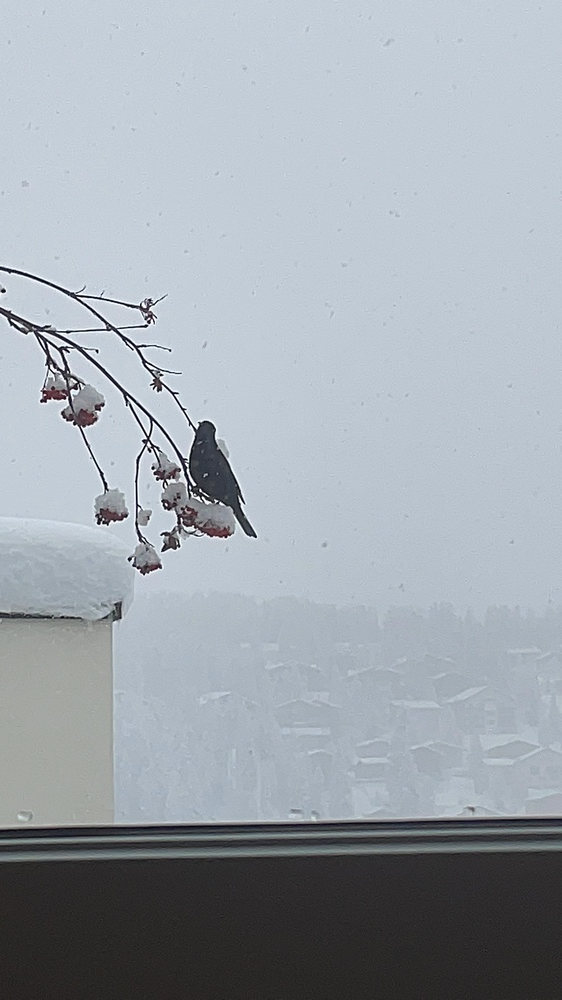
#> input picture neuro/opencvtheory/birdar.JPG, 562 x 1000 px, shrunk from 2160 x 3840 before the run, given in place of rick_roll.mp4, which was not available
$ python grayscale_vid.py
#> lines starting #> are read from the running program, lines starting #| are printed output that depends on the picture; after the words box and inside, x2 and y2 are one past the last pixel; in counts of white or black regions, pixels touching at a corner belong together; pictures that were not available may be replaced by others from this repository, and a replacement may not be noted
import cv2 as c
import numpy as np
camera=c.VideoCapture('rick_roll.mp4')

while True:
    val, frame=camera.read()
#> frame is the input picture: shape (1000, 562, 3); mean B, G, R 174, 166.5, 159.1
    frame=c.cvtColor(frame,c.COLOR_BGR2GRAY)
#> frame: shape (1000, 562)
    frame=c.Canny(frame,50,50)
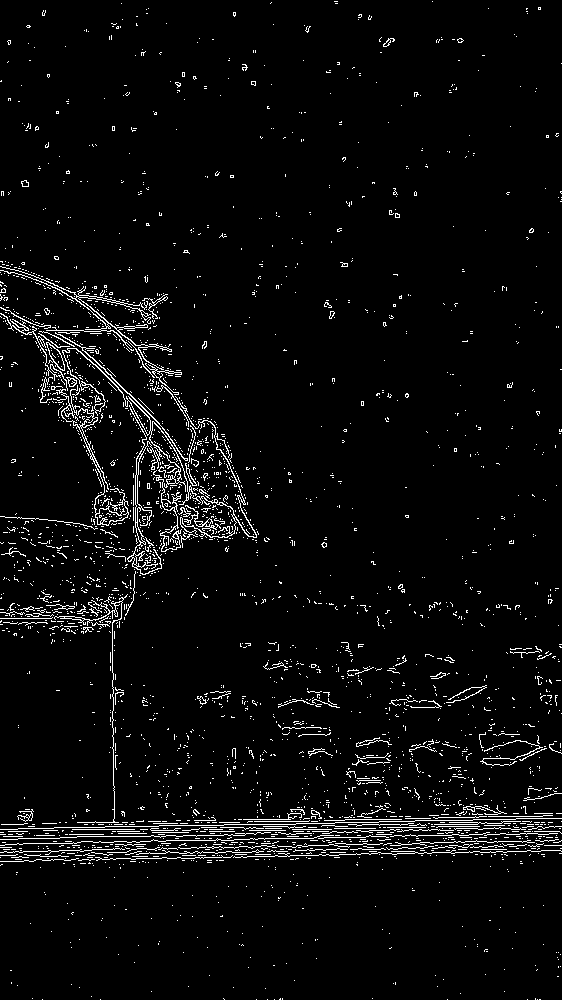
#> frame: shape (1000, 562); 4% white in thin lines or dots
    kernil=np.ones((5,5),dtype='uint8')
    frame=c.dilate(frame,kernil,iterations=1) #????
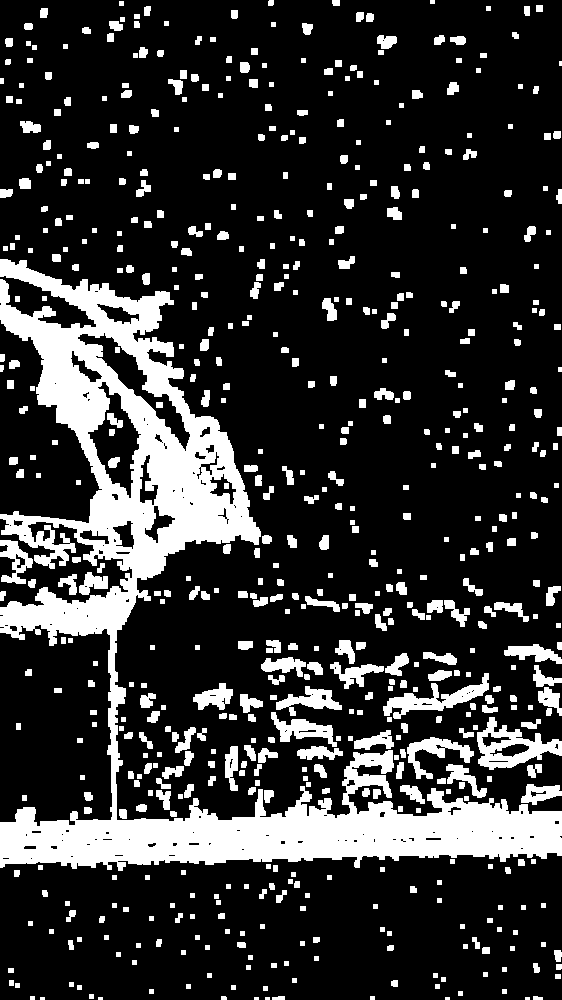
#> frame: shape (1000, 562); 20% white; 631 white regions (7 under 20 px), largest, box (x1, y1, x2, y2) and area: (0, 259, 562, 871) 68314, (477, 717, 562, 770) 1930, (383, 673, 489, 719) 1535
    frame=c.erode(frame,kernil,iterations=1)
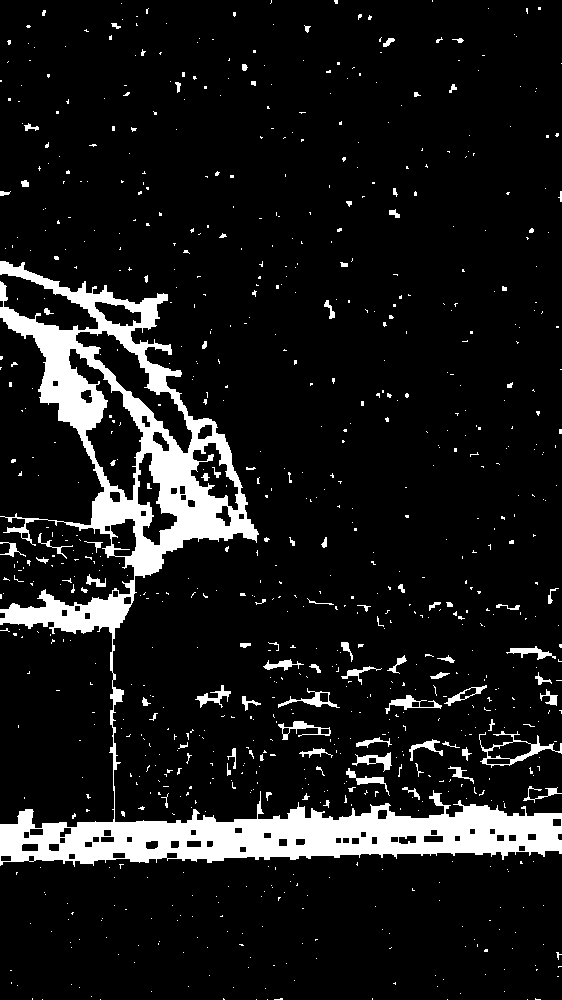
#> frame: shape (1000, 562); 10.2% white; 858 white regions (764 under 20 px), largest, box (x1, y1, x2, y2) and area: (0, 261, 562, 867) 46862, (479, 731, 562, 768) 586, (278, 688, 340, 708) 305
    c.imshow('camera',frame)
    if c.waitKey(28) & 0xFF==ord('q'):
#> (key q is pressed here)
        break
